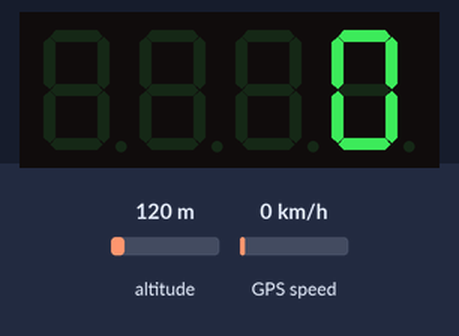
A program run on a simulated Raspberry Pi Pico running MicroPython. On the bench: 4-digit seven-segment display. Inputs (shaded band) come from the test bench; at power-on: GPS speed 0 km/h, altitude 120 m. The GPS gets a fix after 3 s at 37.7749, -122.4194 with 8 satellites; library files of the repository ran but are not shown: micropyGPS.py, tm1637.py; what the program prints to the serial console is not drawn.

Above: at 1.2 s.
1.3 s: GPS speed set to 2 km/h
At 3.4 s:
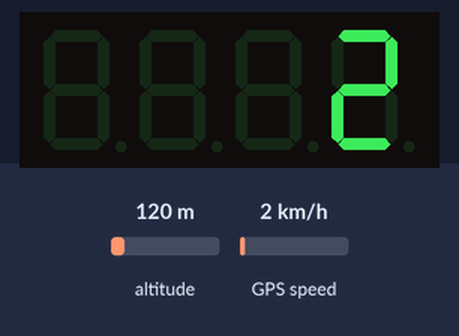
4.5 s: GPS speed set to 30 km/h
At 6.0 s:
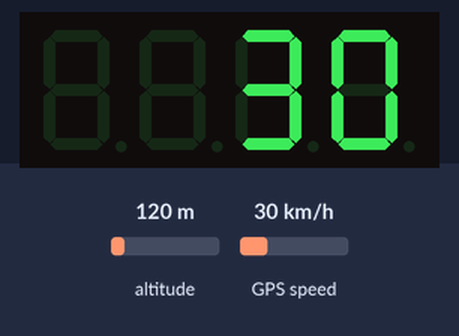
6.5 s: GPS speed set to 90 km/h
Timing chart, 0 to 9.5 s (numbered marks = the images above; inputs shaded):
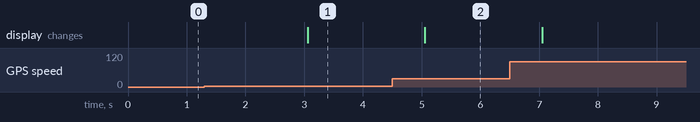

The program:

maingps.py
```python
from machine import Pin, UART, I2C
#Import utime library to implement delay
import utime, time

#________________________________________________________
#from ssd1306 import SSD1306_I2C
#https://github.com/stlehmann/micropython-ssd1306
#________________________________________________________
from micropyGPS import MicropyGPS
#https://github.com/inmcm/micropyGPS.py
#________________________________________________________
import tm1637
tm = tm1637.TM1637(clk=Pin(26), dio=Pin(27))
##########################################################
#Oled I2C connection
#i2c=I2C(0, sda=Pin(8), scl=Pin(9), freq=400000)
#oled = SSD1306_I2C(128, 64, i2c)
##########################################################

##########################################################
#GPS Module UART Connection
gps_module = UART(1, baudrate=9600, tx=Pin(4), rx=Pin(5))
##########################################################


##########################################################
TIMEZONE = 3
my_gps = MicropyGPS(TIMEZONE)
##########################################################

##########################################################
def convert(parts):
    if (parts[0] == 0):
        return None

    data = parts[0]+(parts[1]/60.0)
    # parts[2] contain 'E' or 'W' or 'N' or 'S'
    if (parts[2] == 'S'):
        data = -data
    if (parts[2] == 'W'):
        data = -data

    data = '{0:.6f}'.format(data) # to 6 decimal places
    return str(data)
##########################################################

##########################################################
while True:
    #_________________________________________________
    #print(i2c.scan())
    length = gps_module.any()
    if length>0:
        b = gps_module.read(length)
        for x in b:
            msg = my_gps.update(chr(x))
    #_________________________________________________
    #latitude = convert(my_gps.latitude)
    #longitude = convert(my_gps.longitude)
    #_________________________________________________
    #if (latitude == None and latitude == None):
        #oled.fill(0)
        #oled.text("No Data", 0, 0)
        #oled.show()
        #continue
    #_________________________________________________
    t = my_gps.timestamp
    #t[0] => hours : t[1] => minutes : t[2] => seconds
    gpsTime = '{:02d}:{:02d}:{:02}'.format(t[0], t[1], t[2])

    gpsdate = my_gps.date_string('long')
    speed = my_gps.speed_string('kph') #'kph' or 'mph' or 'knot'
    #_________________________________________________
    #print('Lat:', latitude)
    #print('Lng:', longitude)
    print('time:', gpsTime)
    print('Date:', gpsdate)
    #print('speed:', speed)
    #_________________________________________________
    #oled.fill(0)
    #oled.text('Lat:'+ latitude, 0, 0)
    #oled.text('Lng:'+ longitude, 0, 12)
    #oled.text('Speed:'+ speed, 0, 24)
    #oled.text('Time:'+ gpsTime, 0, 36)
    #oled.text(gpsdate, 0, 48)
    #oled.show()
    print(speed)
    tm.number(round(my_gps.speed[2]))
    #_________________________________________________

##########################################################
```

Measured:
- after the input at 1.3 s, the display: changes after 1.8 s (image 1)
- after the input at 4.5 s, the display: changes after 0.56 s (image 2)
